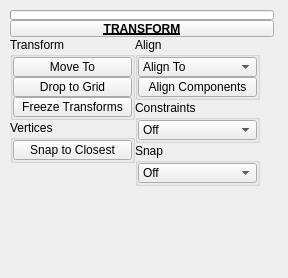
<?xml version="1.0" encoding="UTF-8"?>
<ui version="4.0">
 <class>QtUi</class>
 <widget class="QMainWindow" name="QtUi">
  <property name="enabled">
   <bool>true</bool>
  </property>
  <property name="geometry">
   <rect>
    <x>0</x>
    <y>0</y>
    <width>288</width>
    <height>278</height>
   </rect>
  </property>
  <property name="minimumSize">
   <size>
    <width>111</width>
    <height>0</height>
   </size>
  </property>
  <property name="maximumSize">
   <size>
    <width>999</width>
    <height>999</height>
   </size>
  </property>
  <property name="windowTitle">
   <string>Toolkit</string>
  </property>
  <property name="tabShape">
   <enum>QTabWidget::Triangular</enum>
  </property>
  <property name="dockNestingEnabled">
   <bool>true</bool>
  </property>
  <property name="dockOptions">
   <set>QMainWindow::AllowNestedDocks|QMainWindow::AllowTabbedDocks|QMainWindow::AnimatedDocks|QMainWindow::ForceTabbedDocks</set>
  </property>
  <widget class="QWidget" name="mainWindow">
   <widget class="QWidget" name="layoutWidget_2">
    <property name="geometry">
     <rect>
      <x>10</x>
      <y>10</y>
      <width>264</width>
      <height>262</height>
     </rect>
    </property>
    <layout class="QGridLayout" name="gridLayout_2">
     <property name="spacing">
      <number>0</number>
     </property>
     <item row="0" column="1" colspan="2">
      <widget class="TkProgressBar" name="progressBar">
       <property name="sizePolicy">
        <sizepolicy hsizetype="Ignored" vsizetype="Fixed">
         <horstretch>0</horstretch>
         <verstretch>0</verstretch>
        </sizepolicy>
       </property>
       <property name="minimumSize">
        <size>
         <width>0</width>
         <height>10</height>
        </size>
       </property>
       <property name="maximumSize">
        <size>
         <width>16777215</width>
         <height>10</height>
        </size>
       </property>
       <property name="value">
        <number>0</number>
       </property>
       <property name="textVisible">
        <bool>false</bool>
       </property>
      </widget>
     </item>
     <item row="1" column="1" colspan="2">
      <widget class="TkPushButton_Draggable" name="pin">
       <property name="minimumSize">
        <size>
         <width>19</width>
         <height>17</height>
        </size>
       </property>
       <property name="maximumSize">
        <size>
         <width>999</width>
         <height>17</height>
        </size>
       </property>
       <property name="font">
        <font>
         <weight>75</weight>
         <bold>true</bold>
         <underline>true</underline>
        </font>
       </property>
       <property name="text">
        <string>TRANSFORM</string>
       </property>
       <property name="checkable">
        <bool>true</bool>
       </property>
      </widget>
     </item>
     <item row="2" column="1">
      <layout class="QHBoxLayout" name="horizontalLayout">
       <item>
        <layout class="QVBoxLayout" name="verticalLayout">
         <property name="spacing">
          <number>0</number>
         </property>
         <item>
          <widget class="QGroupBox" name="groupBox_5">
           <property name="minimumSize">
            <size>
             <width>125</width>
             <height>0</height>
            </size>
           </property>
           <property name="maximumSize">
            <size>
             <width>999</width>
             <height>999</height>
            </size>
           </property>
           <property name="title">
            <string>Transform</string>
           </property>
           <layout class="QVBoxLayout" name="verticalLayout_7">
            <property name="spacing">
             <number>0</number>
            </property>
            <property name="leftMargin">
             <number>0</number>
            </property>
            <property name="topMargin">
             <number>0</number>
            </property>
            <property name="rightMargin">
             <number>0</number>
            </property>
            <property name="bottomMargin">
             <number>0</number>
            </property>
            <item>
             <widget class="QPushButton" name="b005">
              <property name="enabled">
               <bool>true</bool>
              </property>
              <property name="minimumSize">
               <size>
                <width>0</width>
                <height>20</height>
               </size>
              </property>
              <property name="maximumSize">
               <size>
                <width>999</width>
                <height>20</height>
               </size>
              </property>
              <property name="toolTip">
               <string>Move selected object(s) to last selected.</string>
              </property>
              <property name="text">
               <string>Move To</string>
              </property>
              <property name="iconSize">
               <size>
                <width>18</width>
                <height>18</height>
               </size>
              </property>
              <property name="autoDefault">
               <bool>false</bool>
              </property>
              <property name="default">
               <bool>false</bool>
              </property>
              <property name="flat">
               <bool>false</bool>
              </property>
             </widget>
            </item>
            <item>
             <widget class="TkToolButton" name="tb000">
              <property name="enabled">
               <bool>true</bool>
              </property>
              <property name="minimumSize">
               <size>
                <width>0</width>
                <height>20</height>
               </size>
              </property>
              <property name="maximumSize">
               <size>
                <width>999</width>
                <height>20</height>
               </size>
              </property>
              <property name="toolTip">
               <string>Move selected object to grid.</string>
              </property>
              <property name="layoutDirection">
               <enum>Qt::LeftToRight</enum>
              </property>
              <property name="text">
               <string>Drop to Grid</string>
              </property>
             </widget>
            </item>
            <item>
             <widget class="QPushButton" name="b002">
              <property name="enabled">
               <bool>true</bool>
              </property>
              <property name="minimumSize">
               <size>
                <width>0</width>
                <height>20</height>
               </size>
              </property>
              <property name="maximumSize">
               <size>
                <width>999</width>
                <height>20</height>
               </size>
              </property>
              <property name="toolTip">
               <string>Freeze transformations on any selected objects</string>
              </property>
              <property name="text">
               <string>Freeze Transforms</string>
              </property>
              <property name="iconSize">
               <size>
                <width>18</width>
                <height>18</height>
               </size>
              </property>
              <property name="autoDefault">
               <bool>false</bool>
              </property>
              <property name="default">
               <bool>false</bool>
              </property>
              <property name="flat">
               <bool>false</bool>
              </property>
             </widget>
            </item>
           </layout>
          </widget>
         </item>
         <item>
          <widget class="QGroupBox" name="Align_2">
           <property name="enabled">
            <bool>true</bool>
           </property>
           <property name="minimumSize">
            <size>
             <width>125</width>
             <height>0</height>
            </size>
           </property>
           <property name="maximumSize">
            <size>
             <width>999</width>
             <height>999</height>
            </size>
           </property>
           <property name="title">
            <string>Vertices</string>
           </property>
           <layout class="QVBoxLayout" name="verticalLayout_3">
            <property name="spacing">
             <number>0</number>
            </property>
            <property name="leftMargin">
             <number>0</number>
            </property>
            <property name="topMargin">
             <number>0</number>
            </property>
            <property name="rightMargin">
             <number>0</number>
            </property>
            <property name="bottomMargin">
             <number>0</number>
            </property>
            <item>
             <widget class="TkToolButton" name="tb002">
              <property name="enabled">
               <bool>true</bool>
              </property>
              <property name="minimumSize">
               <size>
                <width>0</width>
                <height>20</height>
               </size>
              </property>
              <property name="maximumSize">
               <size>
                <width>999</width>
                <height>20</height>
               </size>
              </property>
              <property name="toolTip">
               <string>&lt;html&gt;&lt;head/&gt;&lt;body&gt;&lt;p&gt;&lt;span style=&quot; font-weight:600;&quot;&gt;Snap vertices from one object to another.&lt;/span&gt;&lt;/p&gt;&lt;p&gt;&lt;br/&gt;&lt;/p&gt;&lt;p&gt;&lt;span style=&quot; font-style:italic;&quot;&gt;The vertices of the first selected object will be snapped to those of the second.&lt;/span&gt;&lt;/p&gt;&lt;/body&gt;&lt;/html&gt;</string>
              </property>
              <property name="layoutDirection">
               <enum>Qt::LeftToRight</enum>
              </property>
              <property name="text">
               <string>Snap to Closest</string>
              </property>
             </widget>
            </item>
           </layout>
          </widget>
         </item>
         <item>
          <spacer name="verticalSpacer">
           <property name="orientation">
            <enum>Qt::Vertical</enum>
           </property>
           <property name="sizeHint" stdset="0">
            <size>
             <width>20</width>
             <height>40</height>
            </size>
           </property>
          </spacer>
         </item>
        </layout>
       </item>
       <item>
        <layout class="QVBoxLayout" name="verticalLayout_2">
         <property name="spacing">
          <number>0</number>
         </property>
         <item>
          <widget class="QGroupBox" name="Align">
           <property name="enabled">
            <bool>true</bool>
           </property>
           <property name="minimumSize">
            <size>
             <width>125</width>
             <height>0</height>
            </size>
           </property>
           <property name="maximumSize">
            <size>
             <width>999</width>
             <height>999</height>
            </size>
           </property>
           <property name="title">
            <string>Align</string>
           </property>
           <layout class="QVBoxLayout" name="verticalLayout_4">
            <property name="spacing">
             <number>0</number>
            </property>
            <property name="leftMargin">
             <number>0</number>
            </property>
            <property name="topMargin">
             <number>0</number>
            </property>
            <property name="rightMargin">
             <number>0</number>
            </property>
            <property name="bottomMargin">
             <number>0</number>
            </property>
            <item>
             <widget class="TkComboBox" name="cmb002">
              <property name="minimumSize">
               <size>
                <width>0</width>
                <height>20</height>
               </size>
              </property>
              <property name="maximumSize">
               <size>
                <width>999</width>
                <height>20</height>
               </size>
              </property>
              <property name="toolTip">
               <string>Align to objects.</string>
              </property>
              <property name="editable">
               <bool>false</bool>
              </property>
              <property name="sizeAdjustPolicy">
               <enum>QComboBox::AdjustToContents</enum>
              </property>
              <item>
               <property name="text">
                <string>Align To</string>
               </property>
              </item>
             </widget>
            </item>
            <item>
             <widget class="TkToolButton" name="tb001">
              <property name="enabled">
               <bool>true</bool>
              </property>
              <property name="minimumSize">
               <size>
                <width>0</width>
                <height>20</height>
               </size>
              </property>
              <property name="maximumSize">
               <size>
                <width>999</width>
                <height>20</height>
               </size>
              </property>
              <property name="toolTip">
               <string>Align selected vertices/edges along the specified axes.</string>
              </property>
              <property name="text">
               <string>Align Components</string>
              </property>
              <property name="iconSize">
               <size>
                <width>18</width>
                <height>18</height>
               </size>
              </property>
             </widget>
            </item>
           </layout>
          </widget>
         </item>
         <item>
          <widget class="QGroupBox" name="groupBox">
           <property name="minimumSize">
            <size>
             <width>125</width>
             <height>0</height>
            </size>
           </property>
           <property name="maximumSize">
            <size>
             <width>999</width>
             <height>999</height>
            </size>
           </property>
           <property name="title">
            <string>Constraints</string>
           </property>
           <layout class="QVBoxLayout" name="verticalLayout_5">
            <property name="spacing">
             <number>0</number>
            </property>
            <property name="leftMargin">
             <number>0</number>
            </property>
            <property name="topMargin">
             <number>0</number>
            </property>
            <property name="rightMargin">
             <number>0</number>
            </property>
            <property name="bottomMargin">
             <number>0</number>
            </property>
            <item>
             <widget class="TkComboBox" name="cmb001">
              <property name="minimumSize">
               <size>
                <width>0</width>
                <height>20</height>
               </size>
              </property>
              <property name="maximumSize">
               <size>
                <width>999</width>
                <height>20</height>
               </size>
              </property>
              <property name="toolTip">
               <string>Transform constraints.</string>
              </property>
              <property name="editable">
               <bool>false</bool>
              </property>
              <property name="sizeAdjustPolicy">
               <enum>QComboBox::AdjustToContents</enum>
              </property>
              <item>
               <property name="text">
                <string>Off</string>
               </property>
              </item>
             </widget>
            </item>
           </layout>
          </widget>
         </item>
         <item>
          <widget class="QGroupBox" name="groupBox_2">
           <property name="minimumSize">
            <size>
             <width>125</width>
             <height>0</height>
            </size>
           </property>
           <property name="maximumSize">
            <size>
             <width>999</width>
             <height>999</height>
            </size>
           </property>
           <property name="title">
            <string>Snap</string>
           </property>
           <layout class="QVBoxLayout" name="verticalLayout_6">
            <property name="spacing">
             <number>0</number>
            </property>
            <property name="leftMargin">
             <number>0</number>
            </property>
            <property name="topMargin">
             <number>0</number>
            </property>
            <property name="rightMargin">
             <number>0</number>
            </property>
            <property name="bottomMargin">
             <number>0</number>
            </property>
            <item>
             <widget class="TkComboBox" name="cmb003">
              <property name="minimumSize">
               <size>
                <width>0</width>
                <height>20</height>
               </size>
              </property>
              <property name="maximumSize">
               <size>
                <width>999</width>
                <height>20</height>
               </size>
              </property>
              <property name="toolTip">
               <string>Transform tool snap settings.</string>
              </property>
              <property name="editable">
               <bool>false</bool>
              </property>
              <property name="sizeAdjustPolicy">
               <enum>QComboBox::AdjustToContents</enum>
              </property>
              <item>
               <property name="text">
                <string>Off</string>
               </property>
              </item>
             </widget>
            </item>
           </layout>
          </widget>
         </item>
         <item>
          <spacer name="verticalSpacer_2">
           <property name="orientation">
            <enum>Qt::Vertical</enum>
           </property>
           <property name="sizeHint" stdset="0">
            <size>
             <width>20</width>
             <height>40</height>
            </size>
           </property>
          </spacer>
         </item>
        </layout>
       </item>
      </layout>
     </item>
    </layout>
   </widget>
  </widget>
 </widget>
 <customwidgets>
  <customwidget>
   <class>TkToolButton</class>
   <extends>QToolButton</extends>
   <header>widgets.tktoolbutton.h</header>
  </customwidget>
  <customwidget>
   <class>TkPushButton_Draggable</class>
   <extends>QPushButton</extends>
   <header>widgets.tkpushbuttondraggable.h</header>
  </customwidget>
  <customwidget>
   <class>TkProgressBar</class>
   <extends>QProgressBar</extends>
   <header>widgets.tkprogressbar.h</header>
  </customwidget>
  <customwidget>
   <class>TkComboBox</class>
   <extends>QComboBox</extends>
   <header>widgets.tkcombobox.h</header>
  </customwidget>
 </customwidgets>
 <resources/>
 <connections/>
 <designerdata>
  <property name="gridDeltaX">
   <number>5</number>
  </property>
  <property name="gridDeltaY">
   <number>5</number>
  </property>
  <property name="gridSnapX">
   <bool>true</bool>
  </property>
  <property name="gridSnapY">
   <bool>true</bool>
  </property>
  <property name="gridVisible">
   <bool>true</bool>
  </property>
 </designerdata>
</ui>
